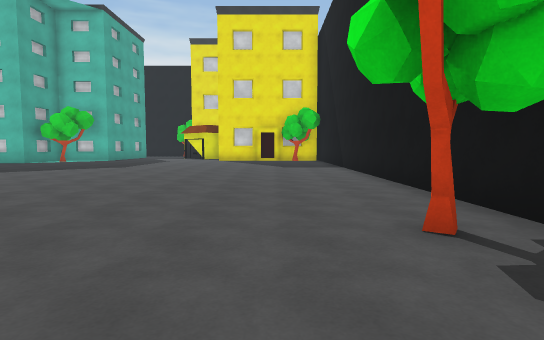
view 1 (above)

24 first-person views from a walk through a scene from a Unity 3-D project. The camera is 1.2 m above the floor, tilts 4° down and sees 80° across. The floor is counted in squares, 2 m on a side. Each view is taken from the middle of a square. On the plan, view 1 faces up. The plan holds only what a view shows up to about 10 squares ahead; the rest is blank. The place goes on beyond the plan. Surface patterns are stand-ins for the level's own textures.

view 2
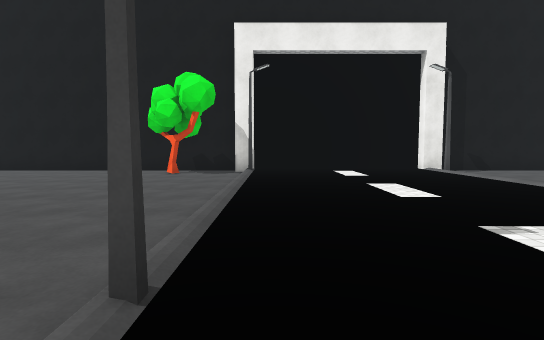

view 3
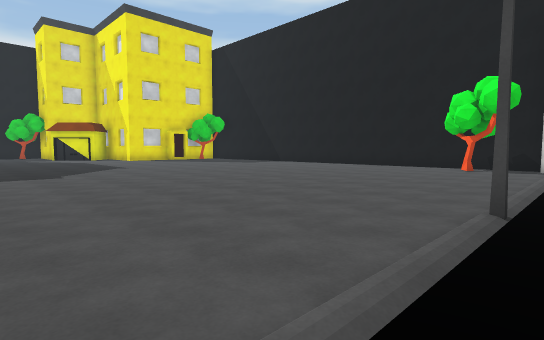

view 4
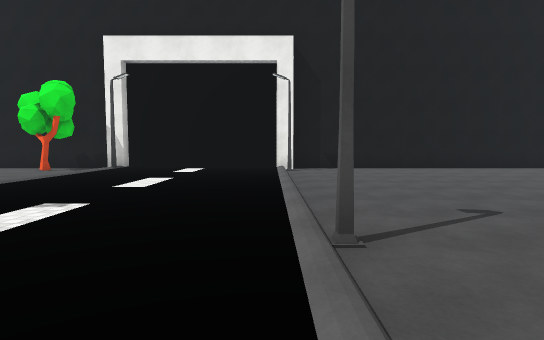

view 5
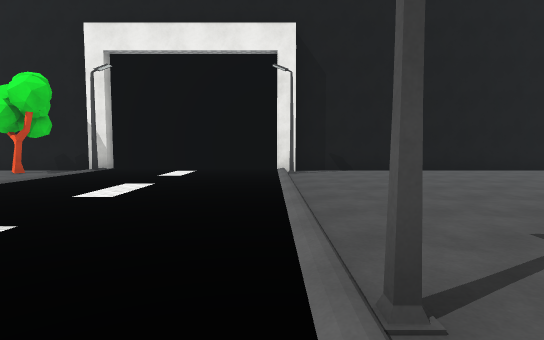

view 6
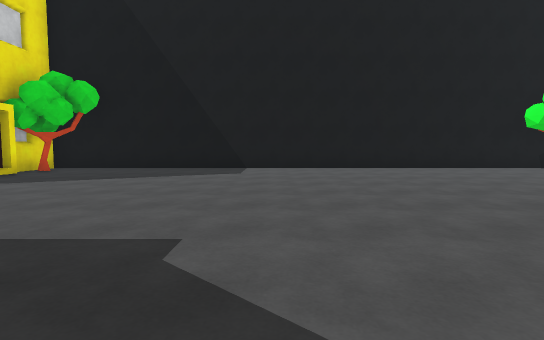

view 7
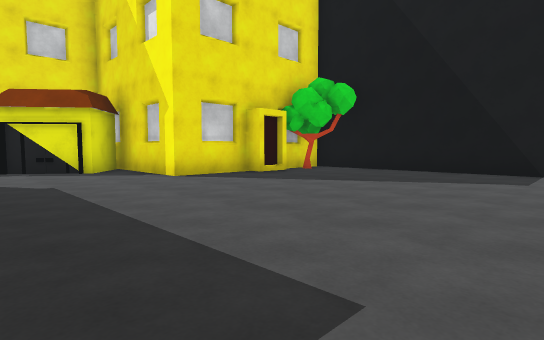

view 8
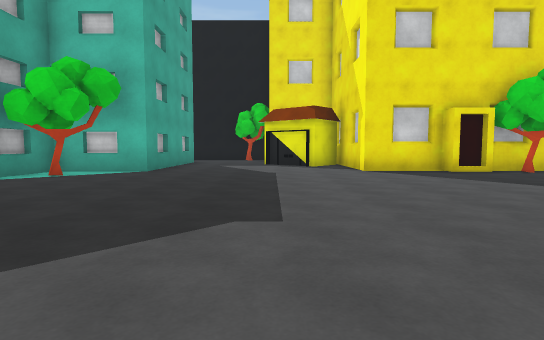

view 9
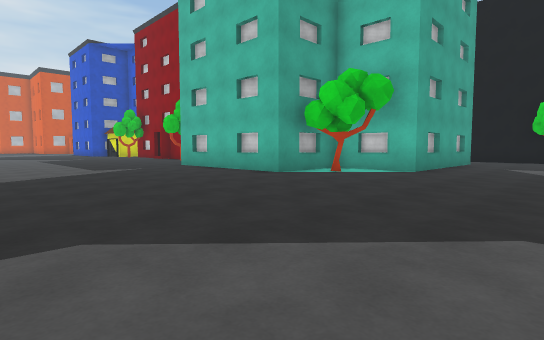

view 10
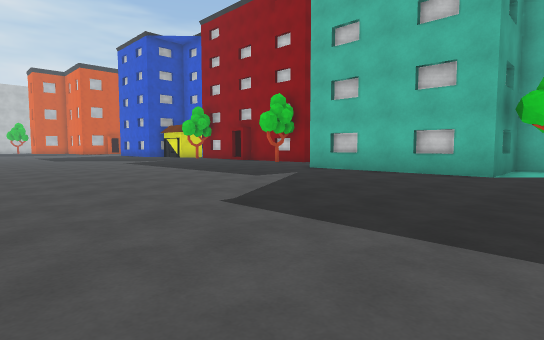

view 11
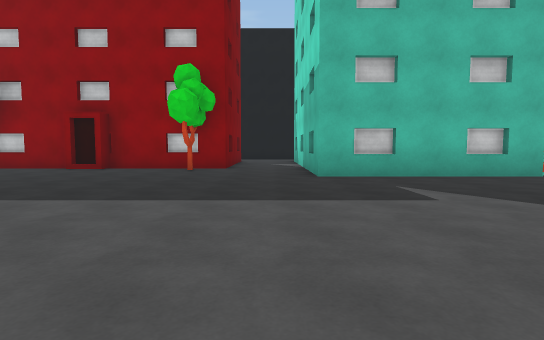

view 12
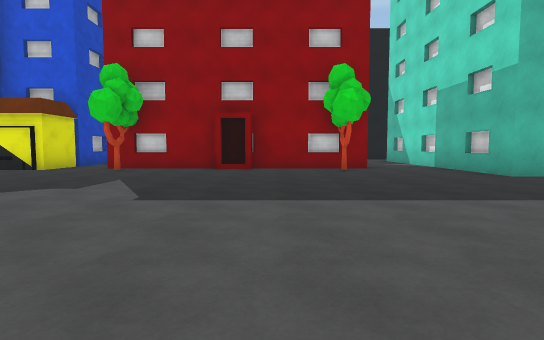

view 13
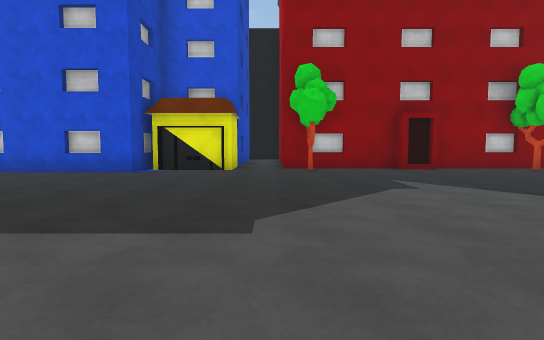

view 14
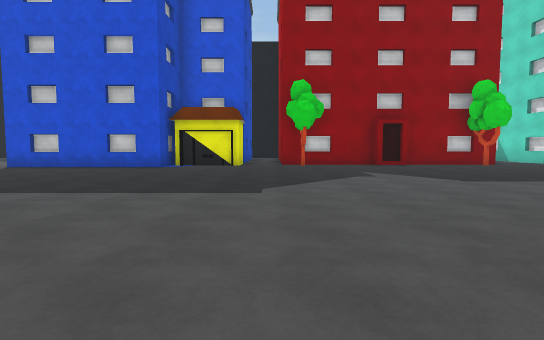

view 15
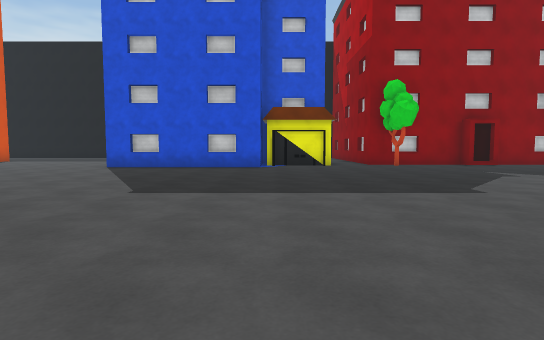

view 16
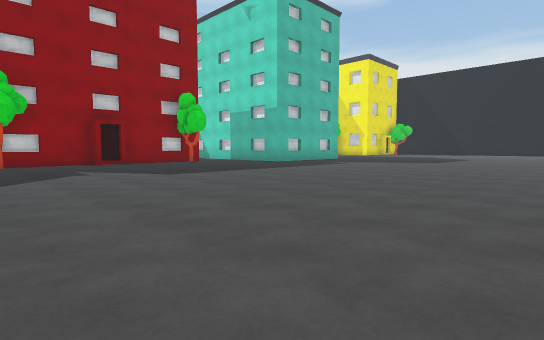

view 17
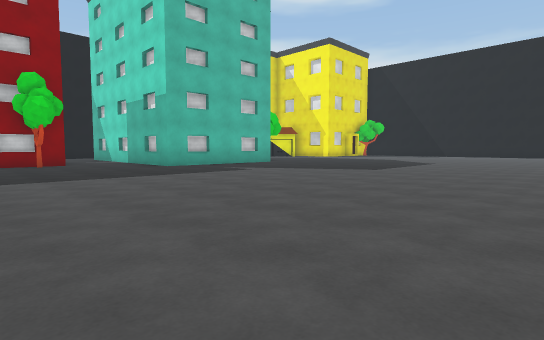

view 18
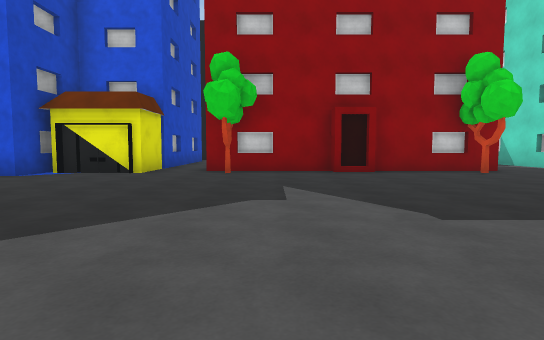

view 19
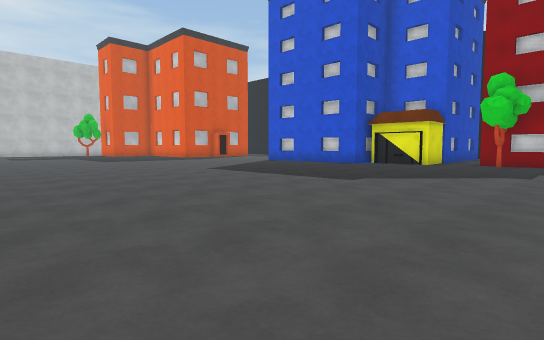

view 20
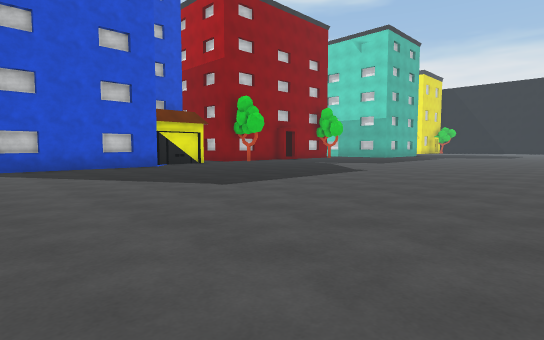

view 21
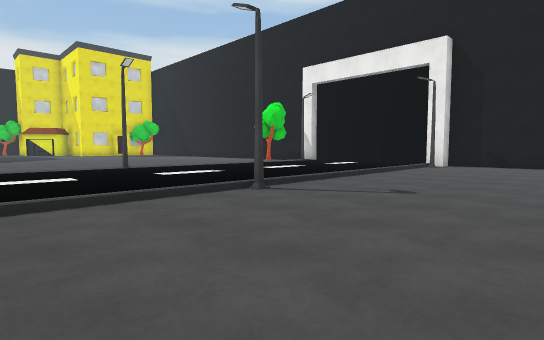

view 22
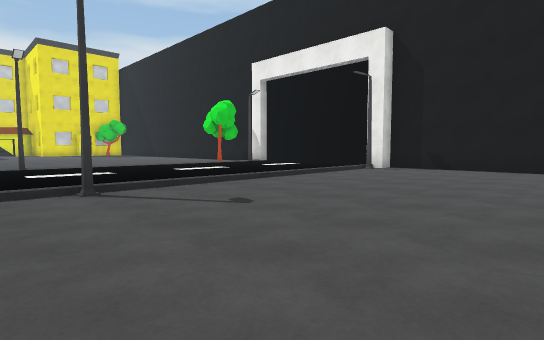

view 23
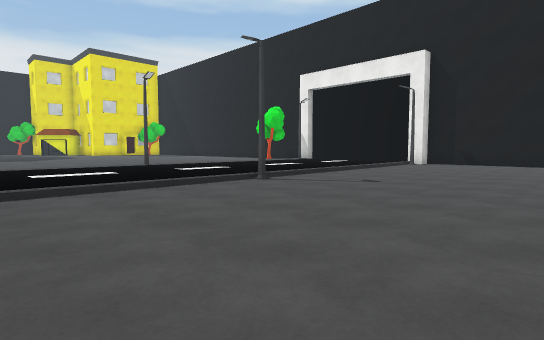

view 24
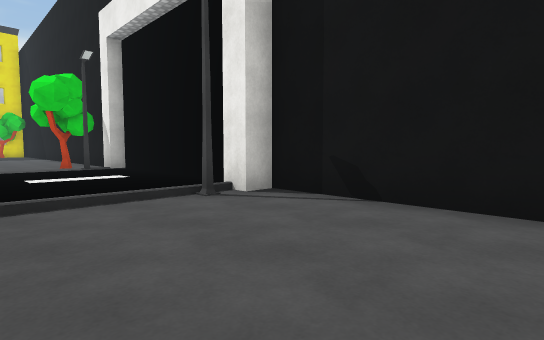

### Floor plan
Points are (right, up) in squares from view 1. A wall is a line through its corners. A room is listed if a view was taken in it or the views show most of it. See-through windows are left out.
Room 1 (views 1, 2, 3, 4, 5, 6, 7, 8, 9, 10, 11, 12, 13, 14, 15, 16, 17, 18, 19, 20, 21, 22, 23, 24)
walls: (-13.4, 13.8) (-14.4, 13.8); (-11.1, 13.8) (-12.1, 13.8); (-20.6, 15.6) (-21.5, 15.6); (-20.6, 15.9) (-21.5, 15.9); (-17.3, 17) (-17.3, 16.2) (-20.6, 16.2); (-21.5, 16.2) (-24.7, 16.2); (-8.1, 18.5) (-8.1, 16.2) (-10.4, 16.2) (-10.4, 13.7) (-15, 13.7) (-15, 18.1); (2.4, 1) (2.4, 16.2) (1.4, 16.2); (-29, 14.9) (-30, 14.9); (-26.1, 18) (-26.1, 15.6) (-28.2, 15.6); (-2.5, 17.1) (-2.5, 17.9); (-28.3, 16.4) (-28.3, 14.7) (-33, 14.7); (0.1, 15.9) (-0.7, 15.9) (-0.7, 16.2) (-2.7, 16.2) (-2.7, 18.5); (-31.4, 14.9) (-32.3, 14.9); (2.4, -9.5) (2.4, -4.6) (1.9, -4.6) (1.9, -4.2) (2.2, -4.2) (2.2, 0.5) (1.9, 0.5)
objects: tree (-24, 15); tree (-18, 15); tree (-9, 15); tree (1, 2); tree (1, 16)

Where each view was taken, in squares from view 1:
view 1: 0 up, 0 right, facing up
view 2: 0 up, 7 left, facing right
view 3: 0 up, 9 left, facing up-right
view 4: 4 down, 8 left, facing right
view 5: 4 down, 7 left, facing right
view 6: 10 up, 7 left, facing right
view 7: 10 up, 6 left, facing up-right
view 8: 8 up, 5 left, facing up
view 9: 8 up, 5 left, facing up-left
view 10: 6 up, 9 left, facing up-left
view 11: 7 up, 16 left, facing up
view 12: 7 up, 20 left, facing up
view 13: 7 up, 25 left, facing up
view 14: 5 up, 25 left, facing up
view 15: 5 up, 28 left, facing up
view 16: 4 up, 25 left, facing up-right
view 17: 4 up, 20 left, facing up-right
view 18: 8 up, 23 left, facing up
view 19: 4 up, 22 left, facing up-left
view 20: 5 up, 33 left, facing up-right
view 21: 8 down, 9 left, facing up-right
view 22: 9 down, 7 left, facing up-right
view 23: 9 down, 10 left, facing up-right
view 24: 8 down, 1 left, facing up-right
